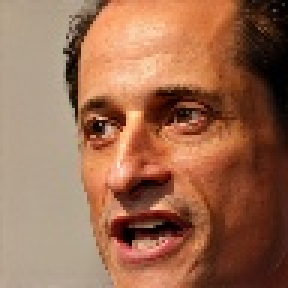
#> input picture Images/Sorted_for_Bias/Age/Testing/Middle-Age/anger/image0011274.jpg, 96 x 96 px, found by its file name (shown 3 times larger)
$ python dataset_visualization.py
#> lines starting #> are read from the running program, lines starting #| are printed output that depends on the picture
import os
import numpy as np
import matplotlib.pyplot as plt
from skimage import io
from skimage.transform import resize
import random

# Define the paths to the image directories
base_path = 'Images'
train_path = os.path.join(base_path, 'Training')
test_path = os.path.join(base_path, 'Testing')
classes = ['anger', 'focused', 'happy', 'neutral']

# Function to load images and labels
def load_dataset(base_path, classes, image_size=(96, 96)):
#> called with base_path = 'Images/Training', image_size = (96, 96)
    images = []
    # [5 lines of commented-out code are left out]
    labels = []
    for label, class_name in enumerate(classes):
        print(f'Loading {class_name} with label {label}')
        class_path = os.path.join(base_path, class_name)
        print(f"Loading images from: {class_path}")  # Debug print
        if not os.path.exists(class_path):
            print(f"Directory does not exist: {class_path}")  # Debug print
            continue
        for filename in os.listdir(class_path):
            img_path = os.path.join(class_path, filename)
            if not filename.lower().endswith(('.png', '.jpg', '.jpeg', '.bmp', '.gif', '.tiff')):
                print(f"Skipping non-image file: {img_path}")  # Debug print
                continue
            print(f"Reading image: {img_path}")  # Debug print
            img = io.imread(img_path)
#> img is the input picture: shape (96, 96, 3); mean R, G, B 156.3, 108.1, 81.7
            img_resized = resize(img, image_size, anti_aliasing=True)
            images.append(img_resized)
            labels.append(label)
    return np.array(images), np.array(labels)

# Load the datasets
train_images, train_labels = load_dataset(train_path, classes)
test_images, test_labels = load_dataset(test_path, classes)

# Plot Class Distribution
def plot_class_distribution(labels, classes, title):
#> called with labels = array of shape (1,), title = 'Training Set'
    plt.figure(figsize=(10, 6))
    unique, counts = np.unique(labels, return_counts=True)
    plt.bar(classes, counts, color='skyblue')
    plt.xlabel('Class')
    plt.ylabel('Number of Images')
    plt.title(f'Class Distribution - {title}')
    plt.show()
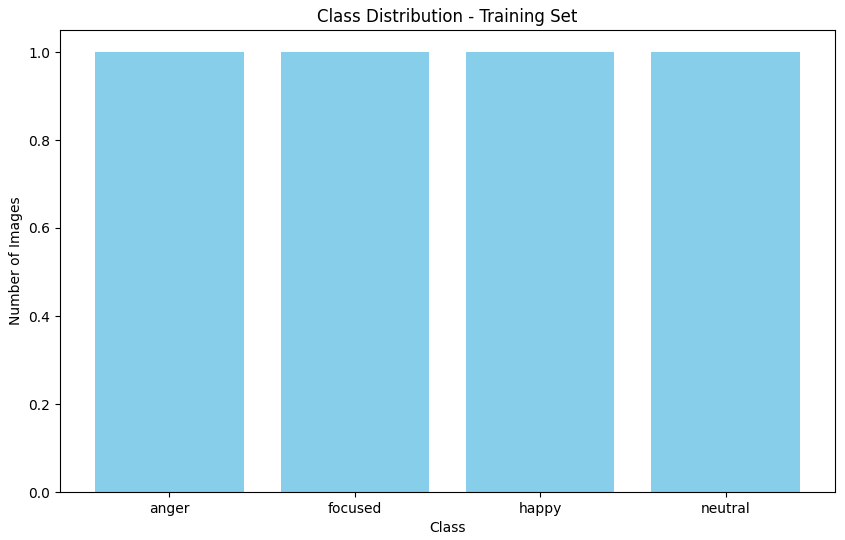
#> figure drawn by matplotlib, 1 panel

# Plot Pixel Intensity Distribution per Class
def plot_pixel_intensity_distribution(images, labels, classes, title):
#> called with images = array of shape (1, 96, 96, 3), labels = array of shape (1,), title = 'Training Set'
    plt.figure(figsize=(15, 10))
    for i, class_name in enumerate(classes):
        class_images = images[labels == i]
        pixel_values = class_images.flatten()
        plt.subplot(2, 2, i+1)
        for channel, color in zip(range(3), ['red', 'green', 'blue']):
            channel_values = class_images[:, :, :, channel].flatten()
            plt.hist(channel_values, bins=50, color=color, alpha=0.5, label=f'{color}')
        plt.xlabel('Pixel Intensity')
        plt.ylabel('Frequency')
        plt.title(f'Pixel Intensity Distribution - {class_name} ({title})')
        plt.legend()
    plt.tight_layout()
    plt.show()
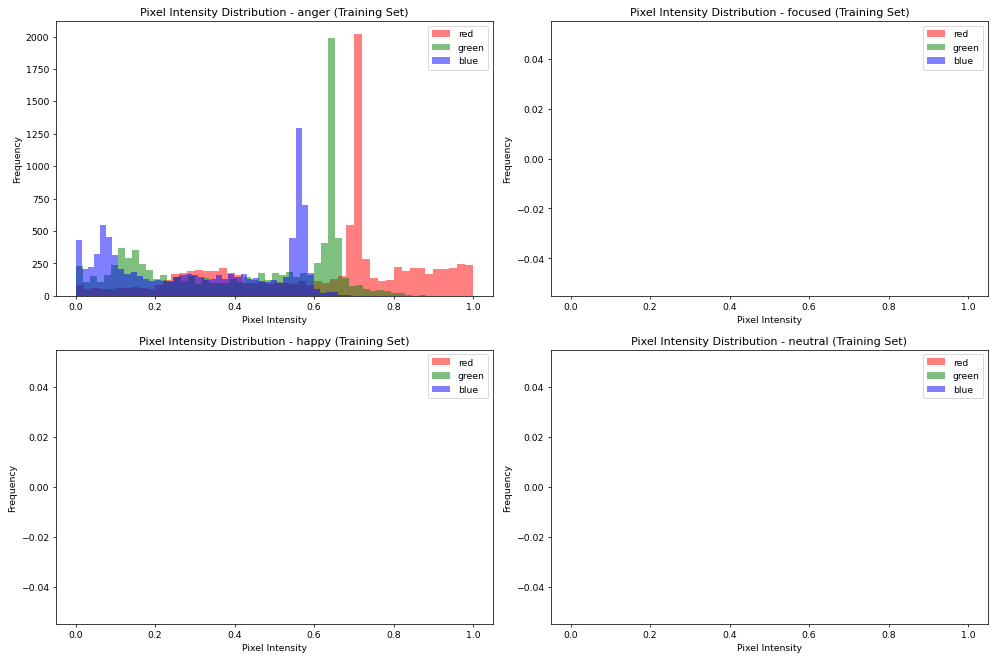
#> figure drawn by matplotlib, 4 panels; panel 1: tallest bar 2017 high, from x = 0.7 to 0.72; panel 1: tallest bar 1990 high, from x = 0.635 to 0.653; panel 1: tallest bar 1293 high, from x = 0.553 to 0.569

# Display Sample Images and Histograms
def display_sample_images_and_histograms(images, labels, classes, title, samples_per_class=15):
#> called with images = array of shape (1, 96, 96, 3), labels = array of shape (1,), title = 'Training Set', samples_per_class = 15
    samples_per_row = 3
    rows = samples_per_class // samples_per_row
    for i, class_name in enumerate(classes):
        plt.figure(figsize=(15, 20))
        class_images = images[labels == i]
        # Shuffle the class images to get different samples each run
        indices = list(range(len(class_images)))
        random.shuffle(indices)
        class_images = class_images[indices]
        for j in range(samples_per_class):
            img = class_images[j]
            plt.subplot(rows, samples_per_row * 2, (j // samples_per_row) * samples_per_row * 2 + (j % samples_per_row) * 2 + 1)
            plt.imshow(img)
            plt.axis('off')
            if (j % samples_per_row) == 0:
                plt.ylabel(class_name)

            plt.subplot(rows, samples_per_row * 2, (j // samples_per_row) * samples_per_row * 2 + (j % samples_per_row) * 2 + 2)
            for channel, color in zip(range(3), ['red', 'green', 'blue']):
                channel_values = img[:, :, channel].flatten()
                plt.hist(channel_values, bins=50, color=color, alpha=0.5, label=f'{color}')
            plt.xlabel('Pixel Intensity')
            plt.ylabel('Frequency')
            plt.legend()
        plt.suptitle(f'Sample Images and Pixel Intensity Histograms from Each Class ({title}) - {class_name}')
        plt.tight_layout()
        plt.show()

# Execute the functions for training data
plot_class_distribution(train_labels, classes, 'Training Set')
plot_pixel_intensity_distribution(train_images, train_labels, classes, 'Training Set')
#> (the run stopped early here; a loop or call above may not have finished)
